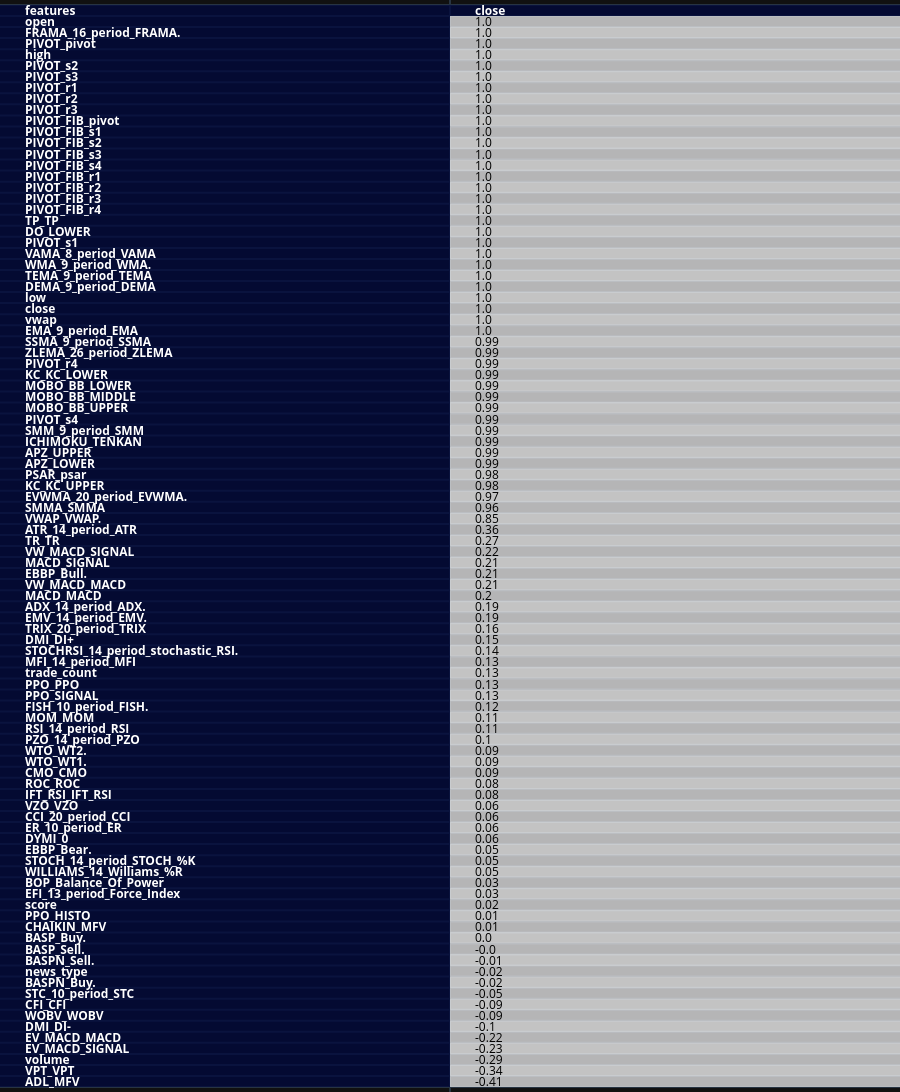

Here is the notebook cell this chart was saved with:
### Code cell
# Correlations to the Target feature 'close'
corr_matrix = pd.DataFrame(corr_low)
corr_matrix = corr_matrix.round(decimals=2)
create_table(corr_matrix['close'].sort_values(ascending=False).to_frame(), index_title='features', index=True, )

### Figure 1 — Plotly figure (JSON) as saved in the notebook; plotly's stock layout.template omitted (floating-point values rounded to 4 significant figures; data arrays with more than 128 entries replaced by an {"elided": "..."} marker saying what was removed)
{"data": [{"colorscale": [[0, "#00083e"], [0.5, "#ededee"], [1, "#ffffff"]], "hoverinfo": "none", "opacity": 0.75, "showscale": false, "z": {"elided": "98x2 float values"}, "type": "heatmap"}], "layout": {"annotations": [{"align": "left", "font": {"color": "#ffffff"}, "showarrow": false, "text": "<b>features</b>", "x": -0.45, "xanchor": "left", "xref": "x", "y": 0, "yref": "y"}, {"align": "left", "font": {"color": "#ffffff"}, "showarrow": false, "text": "<b>close</b>", "x": 0.55, "xanchor": "left", "xref": "x", "y": 0, "yref": "y"}, {"align": "left", "font": {"color": "#ffffff"}, "showarrow": false, "text": "<b>open</b>", "x": -0.45, "xanchor": "left", "xref": "x", "y": 1, "yref": "y"}, {"align": "left", "font": {"color": "#000000"}, "showarrow": false, "text": "1.0", "x": 0.55, "xanchor": "left", "xref": "x", "y": 1, "yref": "y"}, {"align": "left", "font": {"color": "#ffffff"}, "showarrow": false, "text": "<b>FRAMA_16_period_FRAMA.</b>", "x": -0.45, "xanchor": "left", "xref": "x", "y": 2, "yref": "y"}, {"align": "left", "font": {"color": "#000000"}, "showarrow": false, "text": "1.0", "x": 0.55, "xanchor": "left", "xref": "x", "y": 2, "yref": "y"}, {"align": "left", "font": {"color": "#ffffff"}, "showarrow": false, "text": "<b>PIVOT_pivot</b>", "x": -0.45, "xanchor": "left", "xref": "x", "y": 3, "yref": "y"}, {"align": "left", "font": {"color": "#000000"}, "showarrow": false, "text": "1.0", "x": 0.55, "xanchor": "left", "xref": "x", "y": 3, "yref": "y"}, {"align": "left", "font": {"color": "#ffffff"}, "showarrow": false, "text": "<b>high</b>", "x": -0.45, "xanchor": "left", "xref": "x", "y": 4, "yref": "y"}, {"align": "left", "font": {"color": "#000000"}, "showarrow": false, "text": "1.0", "x": 0.55, "xanchor": "left", "xref": "x", "y": 4, "yref": "y"}, {"align": "left", "font": {"color": "#ffffff"}, "showarrow": false, "text": "<b>PIVOT_s2</b>", "x": -0.45, "xanchor": "left", "xref": "x", "y": 5, "yref": "y"}, {"align": "left", "font": {"color": "#000000"}, "showarrow": false, "text": "1.0", "x": 0.55, "xanchor": "left", "xref": "x", "y": 5, "yref": "y"}, {"align": "left", "font": {"color": "#ffffff"}, "showarrow": false, "text": "<b>PIVOT_s3</b>", "x": -0.45, "xanchor": "left", "xref": "x", "y": 6, "yref": "y"}, {"align": "left", "font": {"color": "#000000"}, "showarrow": false, "text": "1.0", "x": 0.55, "xanchor": "left", "xref": "x", "y": 6, "yref": "y"}, {"align": "left", "font": {"color": "#ffffff"}, "showarrow": false, "text": "<b>PIVOT_r1</b>", "x": -0.45, "xanchor": "left", "xref": "x", "y": 7, "yref": "y"}, {"align": "left", "font": {"color": "#000000"}, "showarrow": false, "text": "1.0", "x": 0.55, "xanchor": "left", "xref": "x", "y": 7, "yref": "y"}, {"align": "left", "font": {"color": "#ffffff"}, "showarrow": false, "text": "<b>PIVOT_r2</b>", "x": -0.45, "xanchor": "left", "xref": "x", "y": 8, "yref": "y"}, {"align": "left", "font": {"color": "#000000"}, "showarrow": false, "text": "1.0", "x": 0.55, "xanchor": "left", "xref": "x", "y": 8, "yref": "y"}, {"align": "left", "font": {"color": "#ffffff"}, "showarrow": false, "text": "<b>PIVOT_r3</b>", "x": -0.45, "xanchor": "left", "xref": "x", "y": 9, "yref": "y"}, {"align": "left", "font": {"color": "#000000"}, "showarrow": false, "text": "1.0", "x": 0.55, "xanchor": "left", "xref": "x", "y": 9, "yref": "y"}, {"align": "left", "font": {"color": "#ffffff"}, "showarrow": false, "text": "<b>PIVOT_FIB_pivot</b>", "x": -0.45, "xanchor": "left", "xref": "x", "y": 10, "yref": "y"}, {"align": "left", "font": {"color": "#000000"}, "showarrow": false, "text": "1.0", "x": 0.55, "xanchor": "left", "xref": "x", "y": 10, "yref": "y"}, {"align": "left", "font": {"color": "#ffffff"}, "showarrow": false, "text": "<b>PIVOT_FIB_s1</b>", "x": -0.45, "xanchor": "left", "xref": "x", "y": 11, "yref": "y"}, {"align": "left", "font": {"color": "#000000"}, "showarrow": false, "text": "1.0", "x": 0.55, "xanchor": "left", "xref": "x", "y": 11, "yref": "y"}, {"align": "left", "font": {"color": "#ffffff"}, "showarrow": false, "text": "<b>PIVOT_FIB_s2</b>", "x": -0.45, "xanchor": "left", "xref": "x", "y": 12, "yref": "y"}, {"align": "left", "font": {"color": "#000000"}, "showarrow": false, "text": "1.0", "x": 0.55, "xanchor": "left", "xref": "x", "y": 12, "yref": "y"}, {"align": "left", "font": {"color": "#ffffff"}, "showarrow": false, "text": "<b>PIVOT_FIB_s3</b>", "x": -0.45, "xanchor": "left", "xref": "x", "y": 13, "yref": "y"}, {"align": "left", "font": {"color": "#000000"}, "showarrow": false, "text": "1.0", "x": 0.55, "xanchor": "left", "xref": "x", "y": 13, "yref": "y"}, {"align": "left", "font": {"color": "#ffffff"}, "showarrow": false, "text": "<b>PIVOT_FIB_s4</b>", "x": -0.45, "xanchor": "left", "xref": "x", "y": 14, "yref": "y"}, {"align": "left", "font": {"color": "#000000"}, "showarrow": false, "text": "1.0", "x": 0.55, "xanchor": "left", "xref": "x", "y": 14, "yref": "y"}, {"align": "left", "font": {"color": "#ffffff"}, "showarrow": false, "text": "<b>PIVOT_FIB_r1</b>", "x": -0.45, "xanchor": "left", "xref": "x", "y": 15, "yref": "y"}, {"align": "left", "font": {"color": "#000000"}, "showarrow": false, "text": "1.0", "x": 0.55, "xanchor": "left", "xref": "x", "y": 15, "yref": "y"}, {"align": "left", "font": {"color": "#ffffff"}, "showarrow": false, "text": "<b>PIVOT_FIB_r2</b>", "x": -0.45, "xanchor": "left", "xref": "x", "y": 16, "yref": "y"}, {"align": "left", "font": {"color": "#000000"}, "showarrow": false, "text": "1.0", "x": 0.55, "xanchor": "left", "xref": "x", "y": 16, "yref": "y"}, {"align": "left", "font": {"color": "#ffffff"}, "showarrow": false, "text": "<b>PIVOT_FIB_r3</b>", "x": -0.45, "xanchor": "left", "xref": "x", "y": 17, "yref": "y"}, {"align": "left", "font": {"color": "#000000"}, "showarrow": false, "text": "1.0", "x": 0.55, "xanchor": "left", "xref": "x", "y": 17, "yref": "y"}, {"align": "left", "font": {"color": "#ffffff"}, "showarrow": false, "text": "<b>PIVOT_FIB_r4</b>", "x": -0.45, "xanchor": "left", "xref": "x", "y": 18, "yref": "y"}, {"align": "left", "font": {"color": "#000000"}, "showarrow": false, "text": "1.0", "x": 0.55, "xanchor": "left", "xref": "x", "y": 18, "yref": "y"}, {"align": "left", "font": {"color": "#ffffff"}, "showarrow": false, "text": "<b>TP_TP</b>", "x": -0.45, "xanchor": "left", "xref": "x", "y": 19, "yref": "y"}, {"align": "left", "font": {"color": "#000000"}, "showarrow": false, "text": "1.0", "x": 0.55, "xanchor": "left", "xref": "x", "y": 19, "yref": "y"}, {"align": "left", "font": {"color": "#ffffff"}, "showarrow": false, "text": "<b>DO_LOWER</b>", "x": -0.45, "xanchor": "left", "xref": "x", "y": 20, "yref": "y"}, {"align": "left", "font": {"color": "#000000"}, "showarrow": false, "text": "1.0", "x": 0.55, "xanchor": "left", "xref": "x", "y": 20, "yref": "y"}, {"align": "left", "font": {"color": "#ffffff"}, "showarrow": false, "text": "<b>PIVOT_s1</b>", "x": -0.45, "xanchor": "left", "xref": "x", "y": 21, "yref": "y"}, {"align": "left", "font": {"color": "#000000"}, "showarrow": false, "text": "1.0", "x": 0.55, "xanchor": "left", "xref": "x", "y": 21, "yref": "y"}, {"align": "left", "font": {"color": "#ffffff"}, "showarrow": false, "text": "<b>VAMA_8_period_VAMA</b>", "x": -0.45, "xanchor": "left", "xref": "x", "y": 22, "yref": "y"}, {"align": "left", "font": {"color": "#000000"}, "showarrow": false, "text": "1.0", "x": 0.55, "xanchor": "left", "xref": "x", "y": 22, "yref": "y"}, {"align": "left", "font": {"color": "#ffffff"}, "showarrow": false, "text": "<b>WMA_9_period_WMA.</b>", "x": -0.45, "xanchor": "left", "xref": "x", "y": 23, "yref": "y"}, {"align": "left", "font": {"color": "#000000"}, "showarrow": false, "text": "1.0", "x": 0.55, "xanchor": "left", "xref": "x", "y": 23, "yref": "y"}, {"align": "left", "font": {"color": "#ffffff"}, "showarrow": false, "text": "<b>TEMA_9_period_TEMA</b>", "x": -0.45, "xanchor": "left", "xref": "x", "y": 24, "yref": "y"}, {"align": "left", "font": {"color": "#000000"}, "showarrow": false, "text": "1.0", "x": 0.55, "xanchor": "left", "xref": "x", "y": 24, "yref": "y"}, {"align": "left", "font": {"color": "#ffffff"}, "showarrow": false, "text": "<b>DEMA_9_period_DEMA</b>", "x": -0.45, "xanchor": "left", "xref": "x", "y": 25, "yref": "y"}, {"align": "left", "font": {"color": "#000000"}, "showarrow": false, "text": "1.0", "x": 0.55, "xanchor": "left", "xref": "x", "y": 25, "yref": "y"}, {"align": "left", "font": {"color": "#ffffff"}, "showarrow": false, "text": "<b>low</b>", "x": -0.45, "xanchor": "left", "xref": "x", "y": 26, "yref": "y"}, {"align": "left", "font": {"color": "#000000"}, "showarrow": false, "text": "1.0", "x": 0.55, "xanchor": "left", "xref": "x", "y": 26, "yref": "y"}, {"align": "left", "font": {"color": "#ffffff"}, "showarrow": false, "text": "<b>close</b>", "x": -0.45, "xanchor": "left", "xref": "x", "y": 27, "yref": "y"}, {"align": "left", "font": {"color": "#000000"}, "showarrow": false, "text": "1.0", "x": 0.55, "xanchor": "left", "xref": "x", "y": 27, "yref": "y"}, {"align": "left", "font": {"color": "#ffffff"}, "showarrow": false, "text": "<b>vwap</b>", "x": -0.45, "xanchor": "left", "xref": "x", "y": 28, "yref": "y"}, {"align": "left", "font": {"color": "#000000"}, "showarrow": false, "text": "1.0", "x": 0.55, "xanchor": "left", "xref": "x", "y": 28, "yref": "y"}, {"align": "left", "font": {"color": "#ffffff"}, "showarrow": false, "text": "<b>EMA_9_period_EMA</b>", "x": -0.45, "xanchor": "left", "xref": "x", "y": 29, "yref": "y"}, {"align": "left", "font": {"color": "#000000"}, "showarrow": false, "text": "1.0", "x": 0.55, "xanchor": "left", "xref": "x", "y": 29, "yref": "y"}, {"align": "left", "font": {"color": "#ffffff"}, "showarrow": false, "text": "<b>SSMA_9_period_SSMA</b>", "x": -0.45, "xanchor": "left", "xref": "x", "y": 30, "yref": "y"}, {"align": "left", "font": {"color": "#000000"}, "showarrow": false, "text": "0.99", "x": 0.55, "xanchor": "left", "xref": "x", "y": 30, "yref": "y"}, {"align": "left", "font": {"color": "#ffffff"}, "showarrow": false, "text": "<b>ZLEMA_26_period_ZLEMA</b>", "x": -0.45, "xanchor": "left", "xref": "x", "y": 31, "yref": "y"}, {"align": "left", "font": {"color": "#000000"}, "showarrow": false, "text": "0.99", "x": 0.55, "xanchor": "left", "xref": "x", "y": 31, "yref": "y"}, {"align": "left", "font": {"color": "#ffffff"}, "showarrow": false, "text": "<b>PIVOT_r4</b>", "x": -0.45, "xanchor": "left", "xref": "x", "y": 32, "yref": "y"}, {"align": "left", "font": {"color": "#000000"}, "showarrow": false, "text": "0.99", "x": 0.55, "xanchor": "left", "xref": "x", "y": 32, "yref": "y"}, {"align": "left", "font": {"color": "#ffffff"}, "showarrow": false, "text": "<b>KC_KC_LOWER</b>", "x": -0.45, "xanchor": "left", "xref": "x", "y": 33, "yref": "y"}, {"align": "left", "font": {"color": "#000000"}, "showarrow": false, "text": "0.99", "x": 0.55, "xanchor": "left", "xref": "x", "y": 33, "yref": "y"}, {"align": "left", "font": {"color": "#ffffff"}, "showarrow": false, "text": "<b>MOBO_BB_LOWER</b>", "x": -0.45, "xanchor": "left", "xref": "x", "y": 34, "yref": "y"}, {"align": "left", "font": {"color": "#000000"}, "showarrow": false, "text": "0.99", "x": 0.55, "xanchor": "left", "xref": "x", "y": 34, "yref": "y"}, {"align": "left", "font": {"color": "#ffffff"}, "showarrow": false, "text": "<b>MOBO_BB_MIDDLE</b>", "x": -0.45, "xanchor": "left", "xref": "x", "y": 35, "yref": "y"}, {"align": "left", "font": {"color": "#000000"}, "showarrow": false, "text": "0.99", "x": 0.55, "xanchor": "left", "xref": "x", "y": 35, "yref": "y"}, {"align": "left", "font": {"color": "#ffffff"}, "showarrow": false, "text": "<b>MOBO_BB_UPPER</b>", "x": -0.45, "xanchor": "left", "xref": "x", "y": 36, "yref": "y"}, {"align": "left", "font": {"color": "#000000"}, "showarrow": false, "text": "0.99", "x": 0.55, "xanchor": "left", "xref": "x", "y": 36, "yref": "y"}, {"align": "left", "font": {"color": "#ffffff"}, "showarrow": false, "text": "<b>PIVOT_s4</b>", "x": -0.45, "xanchor": "left", "xref": "x", "y": 37, "yref": "y"}, {"align": "left", "font": {"color": "#000000"}, "showarrow": false, "text": "0.99", "x": 0.55, "xanchor": "left", "xref": "x", "y": 37, "yref": "y"}, {"align": "left", "font": {"color": "#ffffff"}, "showarrow": false, "text": "<b>SMM_9_period_SMM</b>", "x": -0.45, "xanchor": "left", "xref": "x", "y": 38, "yref": "y"}, {"align": "left", "font": {"color": "#000000"}, "showarrow": false, "text": "0.99", "x": 0.55, "xanchor": "left", "xref": "x", "y": 38, "yref": "y"}, {"align": "left", "font": {"color": "#ffffff"}, "showarrow": false, "text": "<b>ICHIMOKU_TENKAN</b>", "x": -0.45, "xanchor": "left", "xref": "x", "y": 39, "yref": "y"}, {"align": "left", "font": {"color": "#000000"}, "showarrow": false, "text": "0.99", "x": 0.55, "xanchor": "left", "xref": "x", "y": 39, "yref": "y"}, {"align": "left", "font": {"color": "#ffffff"}, "showarrow": false, "text": "<b>APZ_UPPER</b>", "x": -0.45, "xanchor": "left", "xref": "x", "y": 40, "yref": "y"}, {"align": "left", "font": {"color": "#000000"}, "showarrow": false, "text": "0.99", "x": 0.55, "xanchor": "left", "xref": "x", "y": 40, "yref": "y"}, {"align": "left", "font": {"color": "#ffffff"}, "showarrow": false, "text": "<b>APZ_LOWER</b>", "x": -0.45, "xanchor": "left", "xref": "x", "y": 41, "yref": "y"}, {"align": "left", "font": {"color": "#000000"}, "showarrow": false, "text": "0.99", "x": 0.55, "xanchor": "left", "xref": "x", "y": 41, "yref": "y"}, {"align": "left", "font": {"color": "#ffffff"}, "showarrow": false, "text": "<b>PSAR_psar</b>", "x": -0.45, "xanchor": "left", "xref": "x", "y": 42, "yref": "y"}, {"align": "left", "font": {"color": "#000000"}, "showarrow": false, "text": "0.98", "x": 0.55, "xanchor": "left", "xref": "x", "y": 42, "yref": "y"}, {"align": "left", "font": {"color": "#ffffff"}, "showarrow": false, "text": "<b>KC_KC_UPPER</b>", "x": -0.45, "xanchor": "left", "xref": "x", "y": 43, "yref": "y"}, {"align": "left", "font": {"color": "#000000"}, "showarrow": false, "text": "0.98", "x": 0.55, "xanchor": "left", "xref": "x", "y": 43, "yref": "y"}, {"align": "left", "font": {"color": "#ffffff"}, "showarrow": false, "text": "<b>EVWMA_20_period_EVWMA.</b>", "x": -0.45, "xanchor": "left", "xref": "x", "y": 44, "yref": "y"}, {"align": "left", "font": {"color": "#000000"}, "showarrow": false, "text": "0.97", "x": 0.55, "xanchor": "left", "xref": "x", "y": 44, "yref": "y"}, {"align": "left", "font": {"color": "#ffffff"}, "showarrow": false, "text": "<b>SMMA_SMMA</b>", "x": -0.45, "xanchor": "left", "xref": "x", "y": 45, "yref": "y"}, {"align": "left", "font": {"color": "#000000"}, "showarrow": false, "text": "0.96", "x": 0.55, "xanchor": "left", "xref": "x", "y": 45, "yref": "y"}, {"align": "left", "font": {"color": "#ffffff"}, "showarrow": false, "text": "<b>VWAP_VWAP.</b>", "x": -0.45, "xanchor": "left", "xref": "x", "y": 46, "yref": "y"}, {"align": "left", "font": {"color": "#000000"}, "showarrow": false, "text": "0.85", "x": 0.55, "xanchor": "left", "xref": "x", "y": 46, "yref": "y"}, {"align": "left", "font": {"color": "#ffffff"}, "showarrow": false, "text": "<b>ATR_14_period_ATR</b>", "x": -0.45, "xanchor": "left", "xref": "x", "y": 47, "yref": "y"}, {"align": "left", "font": {"color": "#000000"}, "showarrow": false, "text": "0.36", "x": 0.55, "xanchor": "left", "xref": "x", "y": 47, "yref": "y"}, {"align": "left", "font": {"color": "#ffffff"}, "showarrow": false, "text": "<b>TR_TR</b>", "x": -0.45, "xanchor": "left", "xref": "x", "y": 48, "yref": "y"}, {"align": "left", "font": {"color": "#000000"}, "showarrow": false, "text": "0.27", "x": 0.55, "xanchor": "left", "xref": "x", "y": 48, "yref": "y"}, {"align": "left", "font": {"color": "#ffffff"}, "showarrow": false, "text": "<b>VW_MACD_SIGNAL</b>", "x": -0.45, "xanchor": "left", "xref": "x", "y": 49, "yref": "y"}, {"align": "left", "font": {"color": "#000000"}, "showarrow": false, "text": "0.22", "x": 0.55, "xanchor": "left", "xref": "x", "y": 49, "yref": "y"}, {"align": "left", "font": {"color": "#ffffff"}, "showarrow": false, "text": "<b>MACD_SIGNAL</b>", "x": -0.45, "xanchor": "left", "xref": "x", "y": 50, "yref": "y"}, {"align": "left", "font": {"color": "#000000"}, "showarrow": false, "text": "0.21", "x": 0.55, "xanchor": "left", "xref": "x", "y": 50, "yref": "y"}, {"align": "left", "font": {"color": "#ffffff"}, "showarrow": false, "text": "<b>EBBP_Bull.</b>", "x": -0.45, "xanchor": "left", "xref": "x", "y": 51, "yref": "y"}, {"align": "left", "font": {"color": "#000000"}, "showarrow": false, "text": "0.21", "x": 0.55, "xanchor": "left", "xref": "x", "y": 51, "yref": "y"}, {"align": "left", "font": {"color": "#ffffff"}, "showarrow": false, "text": "<b>VW_MACD_MACD</b>", "x": -0.45, "xanchor": "left", "xref": "x", "y": 52, "yref": "y"}, {"align": "left", "font": {"color": "#000000"}, "showarrow": false, "text": "0.21", "x": 0.55, "xanchor": "left", "xref": "x", "y": 52, "yref": "y"}, {"align": "left", "font": {"color": "#ffffff"}, "showarrow": false, "text": "<b>MACD_MACD</b>", "x": -0.45, "xanchor": "left", "xref": "x", "y": 53, "yref": "y"}, {"align": "left", "font": {"color": "#000000"}, "showarrow": false, "text": "0.2", "x": 0.55, "xanchor": "left", "xref": "x", "y": 53, "yref": "y"}, {"align": "left", "font": {"color": "#ffffff"}, "showarrow": false, "text": "<b>ADX_14_period_ADX.</b>", "x": -0.45, "xanchor": "left", "xref": "x", "y": 54, "yref": "y"}, {"align": "left", "font": {"color": "#000000"}, "showarrow": false, "text": "0.19", "x": 0.55, "xanchor": "left", "xref": "x", "y": 54, "yref": "y"}, {"align": "left", "font": {"color": "#ffffff"}, "showarrow": false, "text": "<b>EMV_14_period_EMV.</b>", "x": -0.45, "xanchor": "left", "xref": "x", "y": 55, "yref": "y"}, {"align": "left", "font": {"color": "#000000"}, "showarrow": false, "text": "0.19", "x": 0.55, "xanchor": "left", "xref": "x", "y": 55, "yref": "y"}, {"align": "left", "font": {"color": "#ffffff"}, "showarrow": false, "text": "<b>TRIX_20_period_TRIX</b>", "x": -0.45, "xanchor": "left", "xref": "x", "y": 56, "yref": "y"}, {"align": "left", "font": {"color": "#000000"}, "showarrow": false, "text": "0.16", "x": 0.55, "xanchor": "left", "xref": "x", "y": 56, "yref": "y"}, {"align": "left", "font": {"color": "#ffffff"}, "showarrow": false, "text": "<b>DMI_DI+</b>", "x": -0.45, "xanchor": "left", "xref": "x", "y": 57, "yref": "y"}, {"align": "left", "font": {"color": "#000000"}, "showarrow": false, "text": "0.15", "x": 0.55, "xanchor": "left", "xref": "x", "y": 57, "yref": "y"}, {"align": "left", "font": {"color": "#ffffff"}, "showarrow": false, "text": "<b>STOCHRSI_14_period_stochastic_RSI.</b>", "x": -0.45, "xanchor": "left", "xref": "x", "y": 58, "yref": "y"}, {"align": "left", "font": {"color": "#000000"}, "showarrow": false, "text": "0.14", "x": 0.55, "xanchor": "left", "xref": "x", "y": 58, "yref": "y"}, {"align": "left", "font": {"color": "#ffffff"}, "showarrow": false, "text": "<b>MFI_14_period_MFI</b>", "x": -0.45, "xanchor": "left", "xref": "x", "y": 59, "yref": "y"}, {"align": "left", "font": {"color": "#000000"}, "showarrow": false, "text": "0.13", "x": 0.55, "xanchor": "left", "xref": "x", "y": 59, "yref": "y"}, {"align": "left", "font": {"color": "#ffffff"}, "showarrow": false, "text": "<b>trade_count</b>", "x": -0.45, "xanchor": "left", "xref": "x", "y": 60, "yref": "y"}, {"align": "left", "font": {"color": "#000000"}, "showarrow": false, "text": "0.13", "x": 0.55, "xanchor": "left", "xref": "x", "y": 60, "yref": "y"}, {"align": "left", "font": {"color": "#ffffff"}, "showarrow": false, "text": "<b>PPO_PPO</b>", "x": -0.45, "xanchor": "left", "xref": "x", "y": 61, "yref": "y"}, {"align": "left", "font": {"color": "#000000"}, "showarrow": false, "text": "0.13", "x": 0.55, "xanchor": "left", "xref": "x", "y": 61, "yref": "y"}, {"align": "left", "font": {"color": "#ffffff"}, "showarrow": false, "text": "<b>PPO_SIGNAL</b>", "x": -0.45, "xanchor": "left", "xref": "x", "y": 62, "yref": "y"}, {"align": "left", "font": {"color": "#000000"}, "showarrow": false, "text": "0.13", "x": 0.55, "xanchor": "left", "xref": "x", "y": 62, "yref": "y"}, {"align": "left", "font": {"color": "#ffffff"}, "showarrow": false, "text": "<b>FISH_10_period_FISH.</b>", "x": -0.45, "xanchor": "left", "xref": "x", "y": 63, "yref": "y"}, {"align": "left", "font": {"color": "#000000"}, "showarrow": false, "text": "0.12", "x": 0.55, "xanchor": "left", "xref": "x", "y": 63, "yref": "y"}, {"align": "left", "font": {"color": "#ffffff"}, "showarrow": false, "text": "<b>MOM_MOM</b>", "x": -0.45, "xanchor": "left", "xref": "x", "y": 64, "yref": "y"}, {"align": "left", "font": {"color": "#000000"}, "showarrow": false, "text": "0.11", "x": 0.55, "xanchor": "left", "xref": "x", "y": 64, "yref": "y"}, {"align": "left", "font": {"color": "#ffffff"}, "showarrow": false, "text": "<b>RSI_14_period_RSI</b>", "x": -0.45, "xanchor": "left", "xref": "x", "y": 65, "yref": "y"}, {"align": "left", "font": {"color": "#000000"}, "showarrow": false, "text": "0.11", "x": 0.55, "xanchor": "left", "xref": "x", "y": 65, "yref": "y"}, {"align": "left", "font": {"color": "#ffffff"}, "showarrow": false, "text": "<b>PZO_14_period_PZO</b>", "x": -0.45, "xanchor": "left", "xref": "x", "y": 66, "yref": "y"}, {"align": "left", "font": {"color": "#000000"}, "showarrow": false, "text": "0.1", "x": 0.55, "xanchor": "left", "xref": "x", "y": 66, "yref": "y"}, {"align": "left", "font": {"color": "#ffffff"}, "showarrow": false, "text": "<b>WTO_WT2.</b>", "x": -0.45, "xanchor": "left", "xref": "x", "y": 67, "yref": "y"}, {"align": "left", "font": {"color": "#000000"}, "showarrow": false, "text": "0.09", "x": 0.55, "xanchor": "left", "xref": "x", "y": 67, "yref": "y"}, {"align": "left", "font": {"color": "#ffffff"}, "showarrow": false, "text": "<b>WTO_WT1.</b>", "x": -0.45, "xanchor": "left", "xref": "x", "y": 68, "yref": "y"}, {"align": "left", "font": {"color": "#000000"}, "showarrow": false, "text": "0.09", "x": 0.55, "xanchor": "left", "xref": "x", "y": 68, "yref": "y"}, {"align": "left", "font": {"color": "#ffffff"}, "showarrow": false, "text": "<b>CMO_CMO</b>", "x": -0.45, "xanchor": "left", "xref": "x", "y": 69, "yref": "y"}, {"align": "left", "font": {"color": "#000000"}, "showarrow": false, "text": "0.09", "x": 0.55, "xanchor": "left", "xref": "x", "y": 69, "yref": "y"}, {"align": "left", "font": {"color": "#ffffff"}, "showarrow": false, "text": "<b>ROC_ROC</b>", "x": -0.45, "xanchor": "left", "xref": "x", "y": 70, "yref": "y"}, {"align": "left", "font": {"color": "#000000"}, "showarrow": false, "text": "0.08", "x": 0.55, "xanchor": "left", "xref": "x", "y": 70, "yref": "y"}, {"align": "left", "font": {"color": "#ffffff"}, "showarrow": false, "text": "<b>IFT_RSI_IFT_RSI</b>", "x": -0.45, "xanchor": "left", "xref": "x", "y": 71, "yref": "y"}, {"align": "left", "font": {"color": "#000000"}, "showarrow": false, "text": "0.08", "x": 0.55, "xanchor": "left", "xref": "x", "y": 71, "yref": "y"}, {"align": "left", "font": {"color": "#ffffff"}, "showarrow": false, "text": "<b>VZO_VZO</b>", "x": -0.45, "xanchor": "left", "xref": "x", "y": 72, "yref": "y"}, {"align": "left", "font": {"color": "#000000"}, "showarrow": false, "text": "0.06", "x": 0.55, "xanchor": "left", "xref": "x", "y": 72, "yref": "y"}, {"align": "left", "font": {"color": "#ffffff"}, "showarrow": false, "text": "<b>CCI_20_period_CCI</b>", "x": -0.45, "xanchor": "left", "xref": "x", "y": 73, "yref": "y"}, {"align": "left", "font": {"color": "#000000"}, "showarrow": false, "text": "0.06", "x": 0.55, "xanchor": "left", "xref": "x", "y": 73, "yref": "y"}, {"align": "left", "font": {"color": "#ffffff"}, "showarrow": false, "text": "<b>ER_10_period_ER</b>", "x": -0.45, "xanchor": "left", "xref": "x", "y": 74, "yref": "y"}, {"align": "left", "font": {"color": "#000000"}, "showarrow": false, "text": "0.06", "x": 0.55, "xanchor": "left", "xref": "x", "y": 74, "yref": "y"}, {"align": "left", "font": {"color": "#ffffff"}, "showarrow": false, "text": "<b>DYMI_0</b>", "x": -0.45, "xanchor": "left", "xref": "x", "y": 75, "yref": "y"}, {"align": "left", "font": {"color": "#000000"}, "showarrow": false, "text": "0.06", "x": 0.55, "xanchor": "left", "xref": "x", "y": 75, "yref": "y"}, {"align": "left", "font": {"color": "#ffffff"}, "showarrow": false, "text": "<b>EBBP_Bear.</b>", "x": -0.45, "xanchor": "left", "xref": "x", "y": 76, "yref": "y"}, {"align": "left", "font": {"color": "#000000"}, "showarrow": false, "text": "0.05", "x": 0.55, "xanchor": "left", "xref": "x", "y": 76, "yref": "y"}, {"align": "left", "font": {"color": "#ffffff"}, "showarrow": false, "text": "<b>STOCH_14_period_STOCH_%K</b>", "x": -0.45, "xanchor": "left", "xref": "x", "y": 77, "yref": "y"}, {"align": "left", "font": {"color": "#000000"}, "showarrow": false, "text": "0.05", "x": 0.55, "xanchor": "left", "xref": "x", "y": 77, "yref": "y"}, {"align": "left", "font": {"color": "#ffffff"}, "showarrow": false, "text": "<b>WILLIAMS_14_Williams_%R</b>", "x": -0.45, "xanchor": "left", "xref": "x", "y": 78, "yref": "y"}, {"align": "left", "font": {"color": "#000000"}, "showarrow": false, "text": "0.05", "x": 0.55, "xanchor": "left", "xref": "x", "y": 78, "yref": "y"}, {"align": "left", "font": {"color": "#ffffff"}, "showarrow": false, "text": "<b>BOP_Balance_Of_Power</b>", "x": -0.45, "xanchor": "left", "xref": "x", "y": 79, "yref": "y"}, {"align": "left", "font": {"color": "#000000"}, "showarrow": false, "text": "0.03", "x": 0.55, "xanchor": "left", "xref": "x", "y": 79, "yref": "y"}, {"align": "left", "font": {"color": "#ffffff"}, "showarrow": false, "text": "<b>EFI_13_period_Force_Index</b>", "x": -0.45, "xanchor": "left", "xref": "x", "y": 80, "yref": "y"}, {"align": "left", "font": {"color": "#000000"}, "showarrow": false, "text": "0.03", "x": 0.55, "xanchor": "left", "xref": "x", "y": 80, "yref": "y"}, {"align": "left", "font": {"color": "#ffffff"}, "showarrow": false, "text": "<b>score</b>", "x": -0.45, "xanchor": "left", "xref": "x", "y": 81, "yref": "y"}, {"align": "left", "font": {"color": "#000000"}, "showarrow": false, "text": "0.02", "x": 0.55, "xanchor": "left", "xref": "x", "y": 81, "yref": "y"}, {"align": "left", "font": {"color": "#ffffff"}, "showarrow": false, "text": "<b>PPO_HISTO</b>", "x": -0.45, "xanchor": "left", "xref": "x", "y": 82, "yref": "y"}, {"align": "left", "font": {"color": "#000000"}, "showarrow": false, "text": "0.01", "x": 0.55, "xanchor": "left", "xref": "x", "y": 82, "yref": "y"}, {"align": "left", "font": {"color": "#ffffff"}, "showarrow": false, "text": "<b>CHAIKIN_MFV</b>", "x": -0.45, "xanchor": "left", "xref": "x", "y": 83, "yref": "y"}, {"align": "left", "font": {"color": "#000000"}, "showarrow": false, "text": "0.01", "x": 0.55, "xanchor": "left", "xref": "x", "y": 83, "yref": "y"}, {"align": "left", "font": {"color": "#ffffff"}, "showarrow": false, "text": "<b>BASP_Buy.</b>", "x": -0.45, "xanchor": "left", "xref": "x", "y": 84, "yref": "y"}, {"align": "left", "font": {"color": "#000000"}, "showarrow": false, "text": "0.0", "x": 0.55, "xanchor": "left", "xref": "x", "y": 84, "yref": "y"}, {"align": "left", "font": {"color": "#ffffff"}, "showarrow": false, "text": "<b>BASP_Sell.</b>", "x": -0.45, "xanchor": "left", "xref": "x", "y": 85, "yref": "y"}, {"align": "left", "font": {"color": "#000000"}, "showarrow": false, "text": "-0.0", "x": 0.55, "xanchor": "left", "xref": "x", "y": 85, "yref": "y"}, {"align": "left", "font": {"color": "#ffffff"}, "showarrow": false, "text": "<b>BASPN_Sell.</b>", "x": -0.45, "xanchor": "left", "xref": "x", "y": 86, "yref": "y"}, {"align": "left", "font": {"color": "#000000"}, "showarrow": false, "text": "-0.01", "x": 0.55, "xanchor": "left", "xref": "x", "y": 86, "yref": "y"}, {"align": "left", "font": {"color": "#ffffff"}, "showarrow": false, "text": "<b>news_type</b>", "x": -0.45, "xanchor": "left", "xref": "x", "y": 87, "yref": "y"}, {"align": "left", "font": {"color": "#000000"}, "showarrow": false, "text": "-0.02", "x": 0.55, "xanchor": "left", "xref": "x", "y": 87, "yref": "y"}, {"align": "left", "font": {"color": "#ffffff"}, "showarrow": false, "text": "<b>BASPN_Buy.</b>", "x": -0.45, "xanchor": "left", "xref": "x", "y": 88, "yref": "y"}, {"align": "left", "font": {"color": "#000000"}, "showarrow": false, "text": "-0.02", "x": 0.55, "xanchor": "left", "xref": "x", "y": 88, "yref": "y"}, {"align": "left", "font": {"color": "#ffffff"}, "showarrow": false, "text": "<b>STC_10_period_STC</b>", "x": -0.45, "xanchor": "left", "xref": "x", "y": 89, "yref": "y"}, {"align": "left", "font": {"color": "#000000"}, "showarrow": false, "text": "-0.05", "x": 0.55, "xanchor": "left", "xref": "x", "y": 89, "yref": "y"}, {"align": "left", "font": {"color": "#ffffff"}, "showarrow": false, "text": "<b>CFI_CFI</b>", "x": -0.45, "xanchor": "left", "xref": "x", "y": 90, "yref": "y"}, {"align": "left", "font": {"color": "#000000"}, "showarrow": false, "text": "-0.09", "x": 0.55, "xanchor": "left", "xref": "x", "y": 90, "yref": "y"}, {"align": "left", "font": {"color": "#ffffff"}, "showarrow": false, "text": "<b>WOBV_WOBV</b>", "x": -0.45, "xanchor": "left", "xref": "x", "y": 91, "yref": "y"}, {"align": "left", "font": {"color": "#000000"}, "showarrow": false, "text": "-0.09", "x": 0.55, "xanchor": "left", "xref": "x", "y": 91, "yref": "y"}, {"align": "left", "font": {"color": "#ffffff"}, "showarrow": false, "text": "<b>DMI_DI-</b>", "x": -0.45, "xanchor": "left", "xref": "x", "y": 92, "yref": "y"}, {"align": "left", "font": {"color": "#000000"}, "showarrow": false, "text": "-0.1", "x": 0.55, "xanchor": "left", "xref": "x", "y": 92, "yref": "y"}, {"align": "left", "font": {"color": "#ffffff"}, "showarrow": false, "text": "<b>EV_MACD_MACD</b>", "x": -0.45, "xanchor": "left", "xref": "x", "y": 93, "yref": "y"}, {"align": "left", "font": {"color": "#000000"}, "showarrow": false, "text": "-0.22", "x": 0.55, "xanchor": "left", "xref": "x", "y": 93, "yref": "y"}, {"align": "left", "font": {"color": "#ffffff"}, "showarrow": false, "text": "<b>EV_MACD_SIGNAL</b>", "x": -0.45, "xanchor": "left", "xref": "x", "y": 94, "yref": "y"}, {"align": "left", "font": {"color": "#000000"}, "showarrow": false, "text": "-0.23", "x": 0.55, "xanchor": "left", "xref": "x", "y": 94, "yref": "y"}, {"align": "left", "font": {"color": "#ffffff"}, "showarrow": false, "text": "<b>volume</b>", "x": -0.45, "xanchor": "left", "xref": "x", "y": 95, "yref": "y"}, {"align": "left", "font": {"color": "#000000"}, "showarrow": false, "text": "-0.29", "x": 0.55, "xanchor": "left", "xref": "x", "y": 95, "yref": "y"}, {"align": "left", "font": {"color": "#ffffff"}, "showarrow": false, "text": "<b>VPT_VPT</b>", "x": -0.45, "xanchor": "left", "xref": "x", "y": 96, "yref": "y"}, {"align": "left", "font": {"color": "#000000"}, "showarrow": false, "text": "-0.34", "x": 0.55, "xanchor": "left", "xref": "x", "y": 96, "yref": "y"}, {"align": "left", "font": {"color": "#ffffff"}, "showarrow": false, "text": "<b>ADL_MFV</b>", "x": -0.45, "xanchor": "left", "xref": "x", "y": 97, "yref": "y"}, {"align": "left", "font": {"color": "#000000"}, "showarrow": false, "text": "-0.41", "x": 0.55, "xanchor": "left", "xref": "x", "y": 97, "yref": "y"}], "height": 2990, "margin": {"b": 0, "l": 0, "r": 0, "t": 0}, "xaxis": {"dtick": 1, "gridwidth": 2, "showticklabels": false, "tick0": -0.5, "ticks": "", "zeroline": false}, "yaxis": {"autorange": "reversed", "dtick": 1, "gridwidth": 2, "showticklabels": false, "tick0": 0.5, "ticks": "", "zeroline": false}}}
